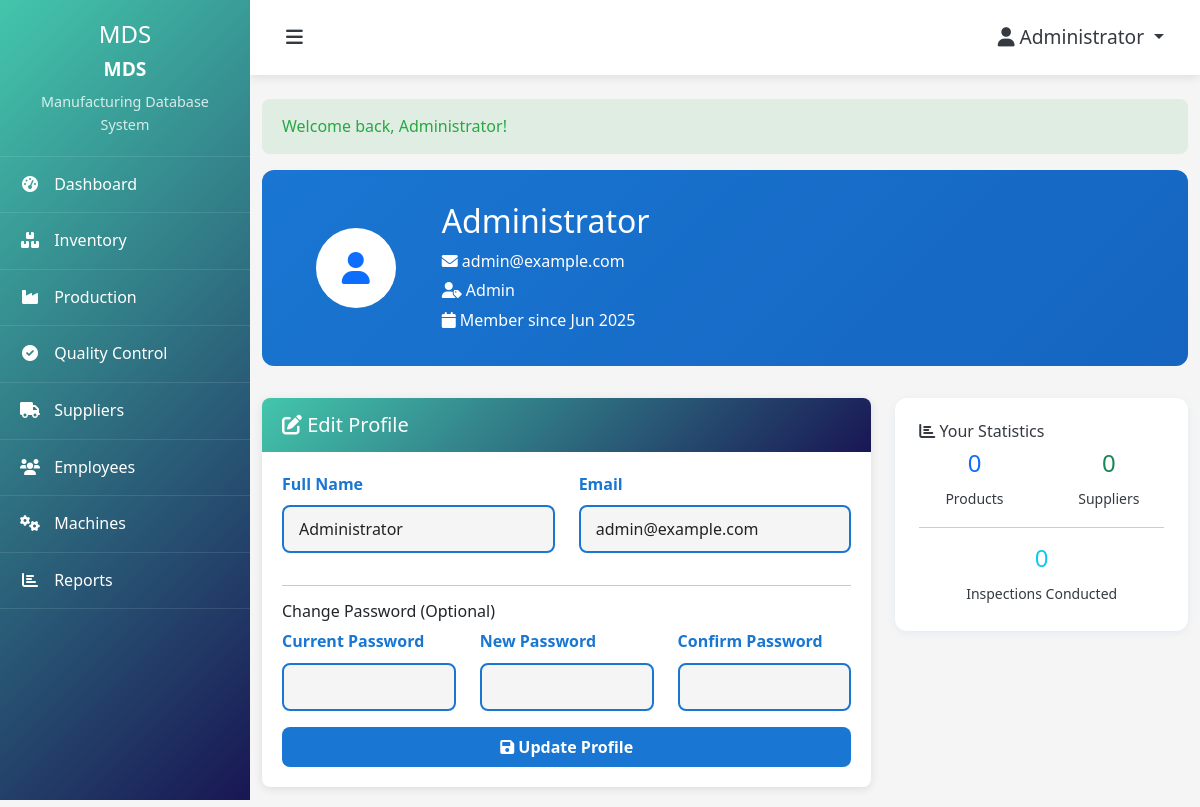
The app's page /profile.php (signed in) with its own data.
### tables this page shows
CREATE TABLE IF NOT EXISTS users (
    user_id INT PRIMARY KEY AUTO_INCREMENT,
    username VARCHAR(50) UNIQUE NOT NULL,
    password VARCHAR(255) NOT NULL,
    email VARCHAR(100) UNIQUE NOT NULL,
    full_name VARCHAR(100) NOT NULL,
    role ENUM('admin', 'manager', 'supervisor', 'operator') NOT NULL,
    created_at TIMESTAMP DEFAULT CURRENT_TIMESTAMP,
    updated_at TIMESTAMP DEFAULT CURRENT_TIMESTAMP ON UPDATE CURRENT_TIMESTAMP
);

### web/config/database.php (called while the page is built, shortened)
<?php
class Database {
    private $host = "localhost";
    private $db_name = "manufacturing_db";
    private $username = "root";
    private $password = "";
    private $conn;
    private static $instance = null;
    private $preparedStatements = [];
    public static function getInstance() {
        if (self::$instance === null) {
            self::$instance = new self();
        }
        return self::$instance;
    }
    public function getConnection() {
        if ($this->conn === null) {
            try {
                $dsn = "mysql:host={$this->host};dbname={$this->db_name};charset=utf8mb4";
                $options = [
                    PDO::ATTR_ERRMODE => PDO::ERRMODE_EXCEPTION,
                    PDO::ATTR_DEFAULT_FETCH_MODE => PDO::FETCH_ASSOC,
                    PDO::ATTR_EMULATE_PREPARES => false,
                    PDO::MYSQL_ATTR_INIT_COMMAND => "SET NAMES utf8mb4",
                    PDO::ATTR_PERSISTENT => true,
                    PDO::ATTR_TIMEOUT => 5,
                ];
                $this->conn = new PDO($dsn, $this->username, $this->password, $options);
                $this->conn->exec("SET SESSION sql_mode = 'STRICT_TRANS_TABLES,NO_ZERO_DATE,NO_ZERO_IN_DATE,ERROR_FOR_DIVISION_BY_ZERO'");
                $this->conn->exec("SET SESSION time_zone = '+00:00'");
            } catch(PDOException $e) {
                error_log("[ERROR] Database Connection Error: " . $e->getMessage());
                throw new Exception("Database connection failed");
            }
        }
        return $this->conn;
    }
    public function executeQuery($query, $params = []) {
        $hash = md5($query);
        try {
            if (!isset($this->preparedStatements[$hash])) {
                $this->preparedStatements[$hash] = $this->conn->prepare($query);
            }
            $stmt = $this->preparedStatements[$hash];
            $stmt->execute($params);
            return $stmt;
        } catch(PDOException $e) {
            error_log("[ERROR] Query Error: " . $e->getMessage() . " Query: " . $query);
            throw new Exception("Database query failed");
        }
    }
    public function getOne($query, $params = []) {
        try {
            $stmt = $this->executeQuery($query, $params);
            return $stmt ? $stmt->fetch() : false;
        } catch (Exception $e) {
            error_log("[ERROR] getOne failed: " . $e->getMessage());
            return false;
        }
    }
    public function getAll($query, $params = []) {
        try {
            $stmt = $this->executeQuery($query, $params);
            return $stmt ? $stmt->fetchAll() : false;
        } catch (Exception $e) {
            error_log("[ERROR] getAll failed: " . $e->getMessage());
            return false;
        }
    }
}
?>

### web/config/config.php (called while the page is built, shortened)
<?php
function get_flash_message() {
    if (isset($_SESSION['flash_message'])) {
        $flash = $_SESSION['flash_message'];
        return $flash;
    }
    return null;
}
require_once 'database.php';
$db = Database::getInstance();
?>

### web/profile.php (the view, shortened to what this page needs)
<?php
require_once 'config/config.php';
$user = $db->getOne('SELECT * FROM users WHERE user_id = ?', [$_SESSION['user_id']]);
$user_stats = [
    'total_products' => $db->getOne("SELECT COUNT(*) as count FROM products")['count'] ?? 0,
    'total_suppliers' => $db->getOne("SELECT COUNT(*) as count FROM suppliers")['count'] ?? 0,
    'total_inspections' => $db->getOne("SELECT COUNT(*) as count FROM quality_control WHERE inspector_id = ?", [$_SESSION['user_id']])['count'] ?? 0,
    'recent_activity' => $db->getAll("SELECT * FROM quality_control WHERE inspector_id = ? ORDER BY created_at DESC LIMIT 5", [$_SESSION['user_id']])
];
$flash = get_flash_message();
?>
<!DOCTYPE html>
<html lang="en">
<head>
    <link href="https://cdn.jsdelivr.net/npm/bootstrap@5.3.0/dist/css/bootstrap.min.css" rel="stylesheet">
    <link href="css/style.css" rel="stylesheet">
    <link href="https://cdnjs.cloudflare.com/ajax/libs/font-awesome/6.0.0/css/all.min.css" rel="stylesheet">
</head>
<body>
    <div class="wrapper">
        <nav id="sidebar">
            <div class="sidebar-header">
                <h3>MDS</h3>
                <strong>MDS</strong>
                <p>Manufacturing Database System</p>
            </div>
            <ul class="components">
                <li><a href="index.php"><i class="fas fa-tachometer-alt"></i> Dashboard</a></li>
                <li>
                    <a href="#inventorySubmenu" data-bs-toggle="collapse"><i class="fas fa-boxes"></i> Inventory</a>
                </li>
                <li><a href="production.php"><i class="fas fa-industry"></i> Production</a></li>
                <li><a href="quality.php"><i class="fas fa-check-circle"></i> Quality Control</a></li>
                <li><a href="suppliers.php"><i class="fas fa-truck"></i> Suppliers</a></li>
                <li><a href="employee.php"><i class="fas fa-users"></i> Employees</a></li>
                <li><a href="machines.php"><i class="fas fa-cogs"></i> Machines</a></li>
                <li><a href="reports.php"><i class="fas fa-chart-bar"></i> Reports</a></li>
            </ul>
        </nav>
        <div id="content">
            <nav class="navbar">
                <button type="button" id="sidebarCollapse" class="btn">
                    <i class="fas fa-bars"></i>
                </button>
                <div class="ms-auto">
                    <div class="dropdown">
                        <button class="btn dropdown-toggle" type="button" id="userDropdown" data-bs-toggle="dropdown">
                            <i class="fas fa-user"></i> <?= htmlspecialchars($user['full_name']) ?>
                        </button>
                    </div>
                </div>
            </nav>
            <div class="container-fluid mt-4">
                <?php if ($flash): ?>
                    <div class="alert alert-<?= htmlspecialchars($flash['type']) ?>" role="alert">
                        <?= htmlspecialchars($flash['message']) ?>
                    </div>
                <?php endif; ?>
                <div class="profile-header">
                    <div class="row align-items-center">
                        <div class="col-md-2 text-center">
                            <div class="rounded-circle bg-white text-primary d-inline-flex align-items-center justify-content-center" style="width: 80px; height: 80px; font-size: 2rem;">
                                <i class="fas fa-user"></i>
                            </div>
                        </div>
                        <div class="col-md-10">
                            <h2><?= htmlspecialchars($user['full_name']) ?></h2>
                            <p class="mb-1"><i class="fas fa-envelope"></i> <?= htmlspecialchars($user['email']) ?></p>
                            <p class="mb-1"><i class="fas fa-user-tag"></i> <?= htmlspecialchars(ucfirst($user['role'])) ?></p>
                            <p class="mb-0"><i class="fas fa-calendar"></i> Member since <?= date('M Y', strtotime($user['created_at'])) ?></p>
                        </div>
                    </div>
                </div>
                <div class="row">
                    <div class="col-md-8">
                        <div class="card">
                            <div class="card-header">
                                <h5 class="mb-0"><i class="fas fa-edit"></i> Edit Profile</h5>
                            </div>
                            <div class="card-body">
                                <form id="profileForm" method="POST" novalidate>
                                    <div class="row">
                                        <div class="col-md-6">
                                            <div class="mb-3">
                                                <label for="full_name" class="form-label">Full Name</label>
                                                <input type="text" class="form-control" id="full_name" name="full_name" value="<?= htmlspecialchars($user['full_name']) ?>" required>
                                            </div>
                                        </div>
                                        <div class="col-md-6">
                                            <div class="mb-3">
                                                <label for="email" class="form-label">Email</label>
                                                <input type="email" class="form-control" id="email" name="email" value="<?= htmlspecialchars($user['email']) ?>" required>
                                            </div>
                                        </div>
                                    </div>
                                    <hr>
                                    <h6>Change Password (Optional)</h6>
                                    <div class="row">
                                        <div class="col-md-4">
                                            <div class="mb-3">
                                                <label for="current_password" class="form-label">Current Password</label>
                                                <input type="password" class="form-control" id="current_password" name="current_password">
                                            </div>
                                        </div>
                                        <div class="col-md-4">
                                            <div class="mb-3">
                                                <label for="new_password" class="form-label">New Password</label>
                                                <input type="password" class="form-control" id="new_password" name="new_password" minlength="6">
                                            </div>
                                        </div>
                                        <div class="col-md-4">
                                            <div class="mb-3">
                                                <label for="confirm_password" class="form-label">Confirm Password</label>
                                                <input type="password" class="form-control" id="confirm_password" name="confirm_password">
                                            </div>
                                        </div>
                                    </div>
                                    <div class="d-grid">
                                        <button type="submit" class="btn btn-primary"><i class="fas fa-save"></i> Update Profile</button>
                                    </div>
                                </form>
                            </div>
                        </div>
                    </div>
                    <div class="col-md-4">
                        <div class="stats-card">
                            <h6><i class="fas fa-chart-bar"></i> Your Statistics</h6>
                            <div class="row text-center">
                                <div class="col-6">
                                    <h4 class="text-primary"><?= $user_stats['total_products'] ?></h4>
                                    <small>Products</small>
                                </div>
                                <div class="col-6">
                                    <h4 class="text-success"><?= $user_stats['total_suppliers'] ?></h4>
                                    <small>Suppliers</small>
                                </div>
                            </div>
                            <hr>
                            <div class="text-center">
                                <h4 class="text-info"><?= $user_stats['total_inspections'] ?></h4>
                                <small>Inspections Conducted</small>
                            </div>
                        </div>
                    </div>
                </div>
            </div>
        </div>
    </div>
</body>
</html>

### web/css/style.css (style rules this page uses)
:root { --primary-color: #43c6ac; --secondary-color: #191654; --success-color: #28a745; --warning-color: #ffc107; --danger-color: #dc3545; --info-color: #17a2b8; --light-color: #f8f9fa; --dark-color: #343a40; --sidebar-width: 250px; --header-height: 60px; --border-radius: 8px; --box-shadow: 0 2px 10px rgba(0,0,0,0.1); --transition: all 0.3s ease; }
* { margin: 0; padding: 0; box-sizing: border-box; }
body { font-family: 'Segoe UI', Tahoma, Geneva, Verdana, sans-serif; line-height: 1.6; color: var(--dark-color); background-color: #f5f5f5; overflow-x: hidden; }
.wrapper { display: flex; min-height: 100vh; }
#sidebar { width: var(--sidebar-width); background: linear-gradient(135deg, var(--primary-color) 0%, var(--secondary-color) 100%); color: white; transition: var(--transition); position: fixed; height: 100vh; z-index: 1000; overflow-y: auto; }
.sidebar-header { padding: 20px; text-align: center; border-bottom: 1px solid rgba(255,255,255,0.1); }
.sidebar-header h3 { font-size: 1.5rem; margin-bottom: 5px; }
.sidebar-header strong { font-size: 1.2rem; display: block; margin-bottom: 5px; }
.sidebar-header p { font-size: 0.9rem; opacity: 0.8; margin: 0; }
.components { padding: 0; list-style: none; }
.components li { border-bottom: 1px solid rgba(255,255,255,0.1); }
.components li a { padding: 15px 20px; display: block; color: white; text-decoration: none; transition: var(--transition); position: relative; }
.components li a i { margin-right: 10px; width: 20px; text-align: center; }
#content { flex: 1; margin-left: var(--sidebar-width); transition: var(--transition); min-height: 100vh; display: flex; flex-direction: column; }
.navbar { background: white; padding: 15px 20px; box-shadow: var(--box-shadow); display: flex; align-items: center; position: sticky; top: 0; z-index: 999; }
.navbar .btn { background: none; border: none; font-size: 1.2rem; color: var(--dark-color); cursor: pointer; transition: var(--transition); }
.card { background: white; border-radius: var(--border-radius); box-shadow: var(--box-shadow); border: none; margin-bottom: 20px; overflow: hidden; }
.card-header { background: linear-gradient(135deg, var(--primary-color) 0%, var(--secondary-color) 100%); color: white; border: none; padding: 15px 20px; }
.card-body { padding: 20px; }
.btn { border-radius: var(--border-radius); font-weight: 500; transition: var(--transition); border: none; padding: 8px 16px; }
.btn-primary { background: linear-gradient(135deg, var(--primary-color) 0%, var(--secondary-color) 100%); border: none; }
.form-control { border-radius: var(--border-radius); border: 1px solid #ddd; padding: 10px 15px; transition: var(--transition); }
.form-label { font-weight: 600; color: var(--dark-color); margin-bottom: 8px; }
.alert { border-radius: var(--border-radius); border: none; padding: 15px 20px; }
.alert-success { background-color: rgba(40, 167, 69, 0.1); color: var(--success-color); }

### web/profile.php (style rules this page uses)
.profile-header { background: linear-gradient(135deg, #1976d2 0%, #1565c0 100%); color: white; padding: 2rem; border-radius: 12px; margin-bottom: 2rem; }
.stats-card { background: #fff; border-radius: 12px; padding: 1.5rem; box-shadow: 0 2px 8px rgba(25, 118, 210, 0.08); margin-bottom: 1rem; }
.form-label { color: #1976d2; font-weight: 600; }
.form-control { background: #f5f5f6; color: #222; border: 2px solid #1976d2; border-radius: 8px; }
.btn-primary { background: #1976d2; border: none; border-radius: 8px; font-weight: 600; }

### records on screen
users: full_name "Administrator", email "admin@example.com", role "Admin", created_at "Jun 2025"

### other values on screen
$flash['message'] "Welcome back, Administrator!"
$user_stats['total_products'] "0"
$user_stats['total_suppliers'] "0"
$user_stats['total_inspections'] "0"
